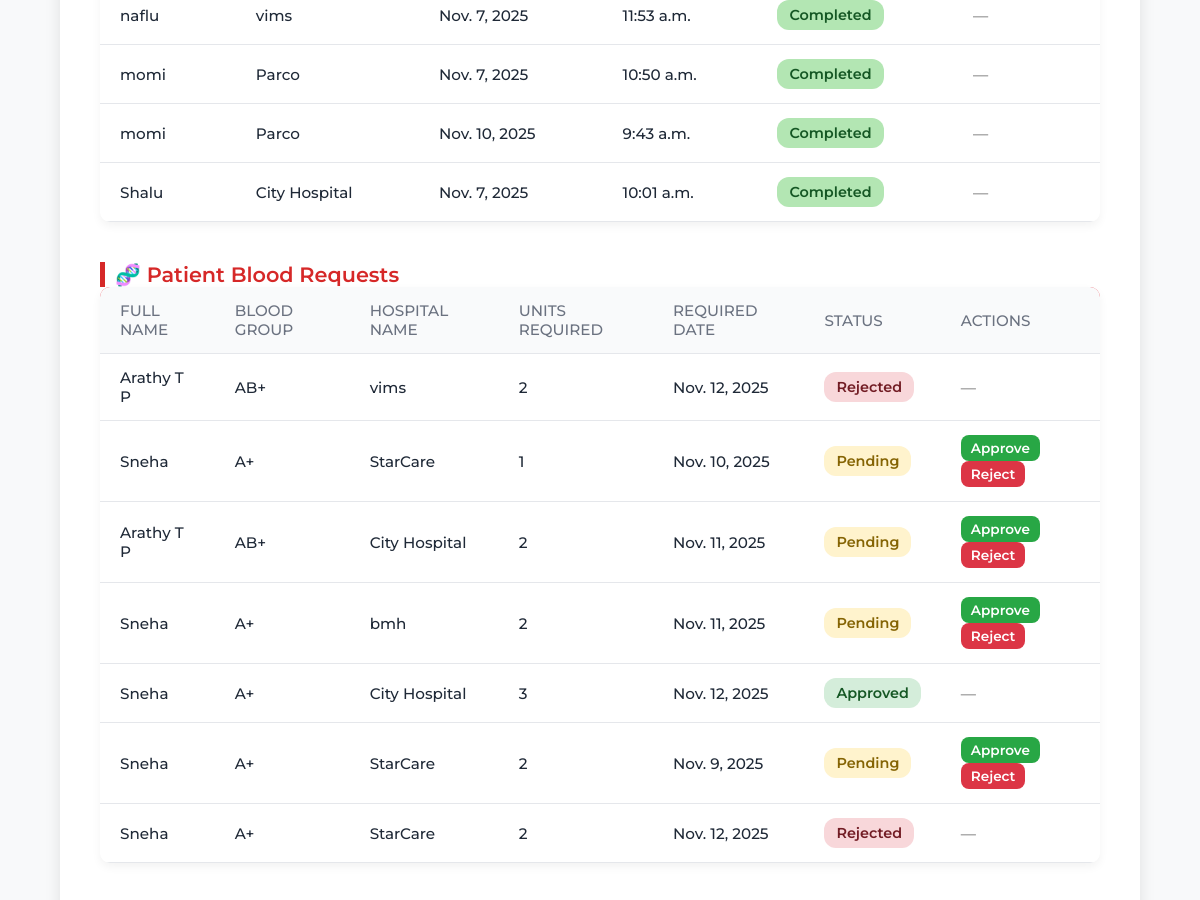
Before: /manage_requests/ (signed in, middle part) with the older database file.
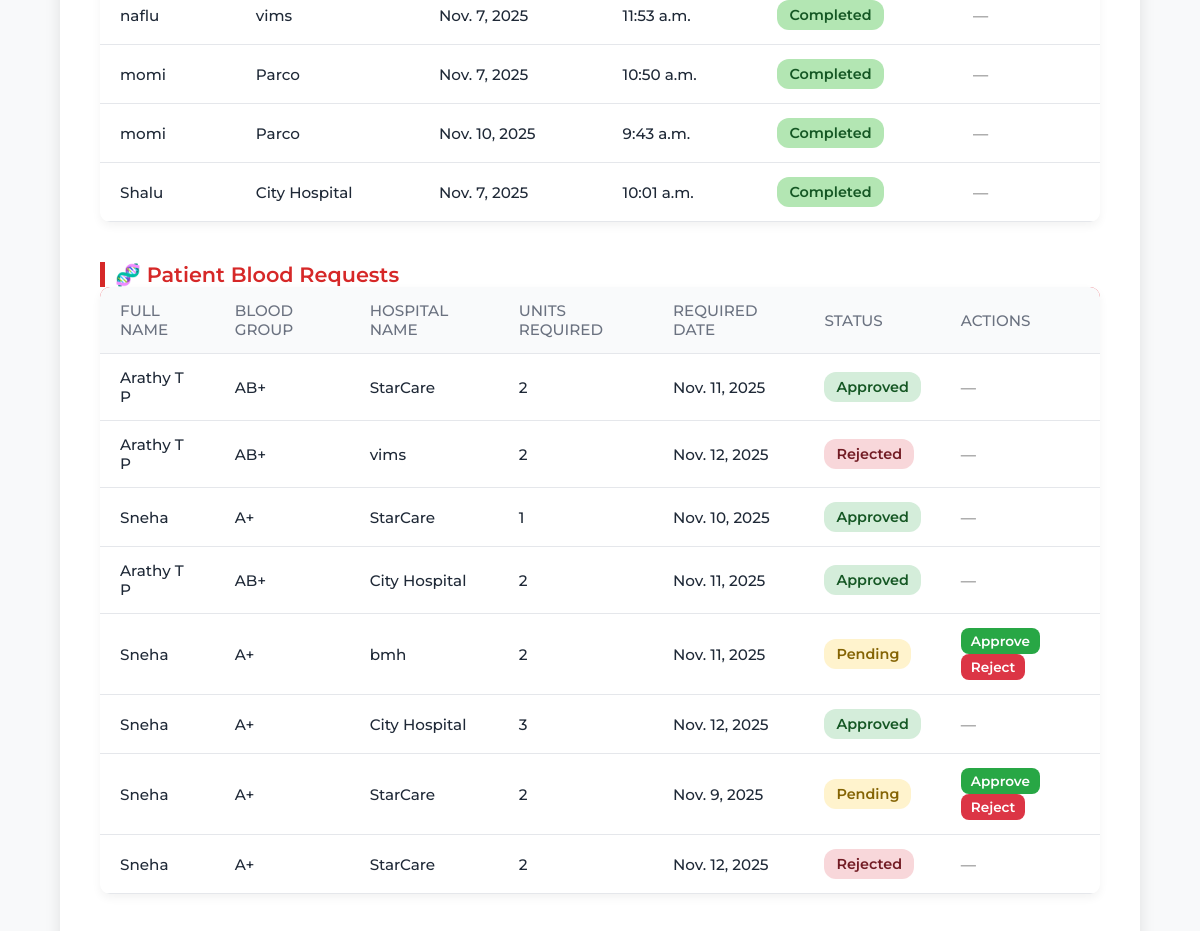
After: the same page with the newer database file.
### blood_bank_app/models.py (models this page shows, shortened)
class Appointment(models.Model):
    donor = models.ForeignKey(User, on_delete=models.CASCADE)
    hospital = models.ForeignKey(HospitalDetail, on_delete=models.CASCADE, null=True)
    appointment_date = models.DateField(null=True, validators=[validate_future_date])
    appointment_time = models.TimeField()
    notes = models.TextField(blank=True, null=True)
    STATUS_CHOICES = [
        ('Pending', 'Pending'),
        ('Date Sent', 'Date Sent'),
        ('Approved', 'Approved'),
        ('Rejected', 'Rejected'),
        ('Completed', 'Completed'),
        ('Recorded', 'Recorded'),
    ]
    status = models.CharField(max_length=20, choices=STATUS_CHOICES, default='Pending', null=True)
    donor_response = models.CharField(
        max_length=20,
        choices=[('Accepted', 'Accepted'), ('Reschedule', 'Reschedule'), ('No Response', 'No Response')],
        default='No Response', null=True
    )
    blood_units = models.IntegerField(default=0, null=True)  # Units donated by donor
    created_at = models.DateTimeField(auto_now_add=True,null=True)  # Add created_at field
    donation_date = models.DateField(null=True, blank=True,validators=[validate_future_date])  # Optional: Date when donation happens

class HospitalDetail(models.Model):
    user = models.OneToOneField(User, on_delete=models.CASCADE,null=True)
    hospital_name = models.CharField(max_length=200)
    address = models.TextField()
    phone_number = models.CharField(max_length=15)
    hospital_code = models.CharField(max_length=50)
    def __str__(self):
        return self.hospital_name

class BloodRequest(models.Model):
    URGENCY_CHOICES = [
        ('Normal', 'Normal'),
        ('Urgent', 'Urgent'),
        ('Emergency', 'Emergency'),
    ]
    STATUS_CHOICES = [
        ('Pending', 'Pending'),
        ('Approved', 'Approved'),
        ('Rejected', 'Rejected'),
    ]
    user = models.ForeignKey(User, on_delete=models.CASCADE)
    hospital_name = models.CharField(max_length=150,null=True)
    units_required = models.PositiveIntegerField(null=True)
    urgency = models.CharField(max_length=20, choices=URGENCY_CHOICES)
    required_date = models.DateField(validators=[validate_future_date])
    medical_condition = models.TextField(blank=True, null=True)
    status = models.CharField(max_length=20, choices=STATUS_CHOICES, default='Pending')
    created_at = models.DateTimeField(auto_now_add=True)

class PatientDetail(models.Model):
    BLOOD_GROUPS = [('A+','A+'),('A-','A-'),('B+','B+'),('B-','B-'),('AB+','AB+'),('AB-','AB-'),('O+','O+'),('O-','O-')]
    GENDER_CHOICES = [('Male','Male'),('Female','Female'),('Other','Other')]
    user = models.OneToOneField(User, on_delete=models.CASCADE,null=True)
    full_name = models.CharField(max_length=100,null=True)
    blood_group = models.CharField(max_length=3, choices=BLOOD_GROUPS)
    gender = models.CharField(max_length=10, choices=GENDER_CHOICES)
    date_of_birth = models.DateField()
    age = models.PositiveIntegerField()
    medical_condition = models.TextField()
    address = models.TextField()
    phone_number = models.CharField(max_length=15)
    profile_photo = models.ImageField(upload_to='patient_photos/', default='default.jpg')

### blood_bank_app/views.py (the view)
# urls.py: path('manage_requests/', views.manage_requests, name='manage_requests'),
@login_required
def manage_requests(request):
    from .models import Appointment, BloodRequest, HospitalBloodRequest
    appointment_requests = Appointment.objects.all().order_by('-created_at')
    patient_requests = BloodRequest.objects.all().order_by('-created_at')
    hospital_requests = HospitalBloodRequest.objects.all().order_by('-required_date')
    return render(request, 'partials/manage_requests.html', {
        'appointment_requests': appointment_requests,
        'patient_requests': patient_requests,
        'hospital_requests': hospital_requests,
    })

### blood_bank_app/templates/partials/manage_requests.html (shortened to what this page needs)
{% extends 'master.html' %}
{% load static %}
{% block content %}
<div class="manage-requests-container">
  <div class="request-section">
    <table class="table table-hover align-middle text-center custom-table">
      <tbody>
        {% for appointment in appointment_requests %}
        <tr>
          <td>{{ appointment.donor.username }}</td>
          <td>{{ appointment.hospital.hospital_name }}</td>
          <td>{{ appointment.appointment_date }}</td>
          <td>{{ appointment.appointment_time }}</td>
          <td>
            {% if appointment.status == 'Approved' %}
              <span class="status-badge accepted">Approved</span>
            {% elif appointment.status == 'Pending' %}
              <span class="status-badge pending">Pending</span>
            {% elif appointment.status == 'Date Sent' %}
              <span class="status-badge info" style="background-color: #cce5ff; color: #004085;">
                Date Sent
              </span>
            {% elif appointment.status == 'Completed' %}
              <span class="status-badge accepted" style="background-color: #b3e6b3; color: #155724;">
                Completed
              </span>
            {% else %}
              <span class="status-badge rejected">Rejected</span>
            {% endif %}
          </td>
          <td>
            {% if appointment.status == 'Pending' %}
              <a href="{% url 'assign_donation_date' appointment.id %}" class="btn-action accept">Send Donation Date</a>
              <form action="{% url 'update_appointment_status' appointment.id 'Rejected' %}" method="post" style="display:inline;">
                {% csrf_token %}
                <button type="submit" class="btn-action reject">Reject</button>
              </form>
            {% else %}
              <span class="text-muted">—</span>
            {% endif %}
          </td>
        </tr>
        {% empty %}
        <tr><td colspan="6" class="text-muted">No donor appointment requests found</td></tr>
        {% endfor %}
      </tbody>
    </table>
  </div>
<div class="request-section">
  <h4 class="section-title">🧬 Patient Blood Requests</h4>
  <table class="table table-hover align-middle text-center custom-table">
    <thead>
      <tr>
        <th>Full Name</th>
        <th>Blood Group</th>
        <th>Hospital Name</th>
        <th>Units Required</th>
        <th>Required Date</th>
        <th>Status</th>
        <th>Actions</th>
      </tr>
    </thead>
    <tbody>
      {% for request in patient_requests %}
      <tr>
        <td>{{ request.user.patientdetail.full_name }}</td>
        <td>{{ request.user.patientdetail.blood_group }}</td>
        <td>{{ request.hospital_name }}</td>
        <td>{{ request.units_required }}</td>
        <td>{{ request.required_date }}</td>
        <td>
          {% if request.status == 'Approved' %}
            <span class="status-badge accepted">Approved</span>
          {% elif request.status == 'Pending' %}
            <span class="status-badge pending">Pending</span>
          {% elif request.status == 'Completed' %}
            <span class="status-badge info">Completed</span>
          {% else %}
            <span class="status-badge rejected">Rejected</span>
          {% endif %}
        </td>
        <td>
          {% if request.status == 'Pending' %}
            <form action="{% url 'update_patient_status' request.id 'Approved' %}" method="post" style="display:inline;">
              <button type="submit" class="btn-action accept">Approve</button>
            </form>
            <form action="{% url 'update_patient_status' request.id 'Rejected' %}" method="post" style="display:inline;">
              <button type="submit" class="btn-action reject">Reject</button>
            </form>
          {% else %}
            <span class="text-muted">—</span>
          {% endif %}
        </td>
      </tr>
      {% empty %}
      <tr><td colspan="7" class="text-muted">No patient blood requests found</td></tr>
      {% endfor %}
    </tbody>
  </table>
</div>
</div>
{% endblock %}

Changed rows visible on the page:
added BloodRequest: user.patientdetail.full_name "Arathy T P", user.patientdetail.blood_group "AB+", hospital_name "StarCare", units_required "2", required_date "Nov. 11, 2025", status "Approved"
changed BloodRequest "Nov. 10, 2025": status "Pending Approve Reject" → "Approved —"
changed BloodRequest (number 4 of 8 on the later page): status "Pending Approve Reject" → "Approved —"
